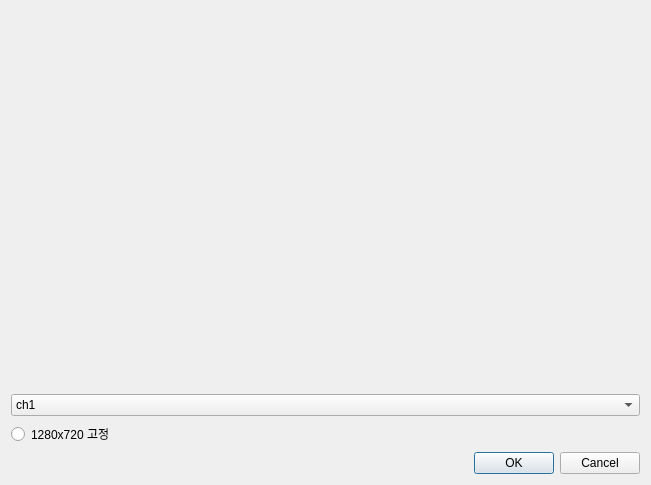
<?xml version="1.0" encoding="UTF-8"?>
<ui version="4.0">
 <class>Set_Channel</class>
 <widget class="QDialog" name="Set_Channel">
  <property name="geometry">
   <rect>
    <x>0</x>
    <y>0</y>
    <width>651</width>
    <height>485</height>
   </rect>
  </property>
  <property name="windowTitle">
   <string>Set_Channel</string>
  </property>
  <layout class="QVBoxLayout" name="verticalLayout">
   <item>
    <layout class="QGridLayout" name="gridLayout">
     <item row="0" column="0">
      <widget class="QLabel" name="rtsp_image">
       <property name="text">
        <string/>
       </property>
      </widget>
     </item>
    </layout>
   </item>
   <item>
    <widget class="QComboBox" name="channelBox">
     <item>
      <property name="text">
       <string>ch1</string>
      </property>
     </item>
     <item>
      <property name="text">
       <string>ch2</string>
      </property>
     </item>
     <item>
      <property name="text">
       <string>ch3</string>
      </property>
     </item>
     <item>
      <property name="text">
       <string>ch4</string>
      </property>
     </item>
     <item>
      <property name="text">
       <string>ch5</string>
      </property>
     </item>
     <item>
      <property name="text">
       <string>ch6</string>
      </property>
     </item>
     <item>
      <property name="text">
       <string>ch7</string>
      </property>
     </item>
     <item>
      <property name="text">
       <string>ch8</string>
      </property>
     </item>
     <item>
      <property name="text">
       <string>ch9</string>
      </property>
     </item>
     <item>
      <property name="text">
       <string>ch10</string>
      </property>
     </item>
    </widget>
   </item>
   <item>
    <widget class="QRadioButton" name="forceSize_radio">
     <property name="text">
      <string>1280x720 고정</string>
     </property>
    </widget>
   </item>
   <item>
    <widget class="QDialogButtonBox" name="buttonBox">
     <property name="orientation">
      <enum>Qt::Horizontal</enum>
     </property>
     <property name="standardButtons">
      <set>QDialogButtonBox::Cancel|QDialogButtonBox::Ok</set>
     </property>
    </widget>
   </item>
  </layout>
 </widget>
 <resources/>
 <connections>
  <connection>
   <sender>buttonBox</sender>
   <signal>accepted()</signal>
   <receiver>Set_Channel</receiver>
   <slot>accept()</slot>
   <hints>
    <hint type="sourcelabel">
     <x>248</x>
     <y>254</y>
    </hint>
    <hint type="destinationlabel">
     <x>157</x>
     <y>274</y>
    </hint>
   </hints>
  </connection>
  <connection>
   <sender>buttonBox</sender>
   <signal>rejected()</signal>
   <receiver>Set_Channel</receiver>
   <slot>reject()</slot>
   <hints>
    <hint type="sourcelabel">
     <x>316</x>
     <y>260</y>
    </hint>
    <hint type="destinationlabel">
     <x>286</x>
     <y>274</y>
    </hint>
   </hints>
  </connection>
 </connections>
</ui>
